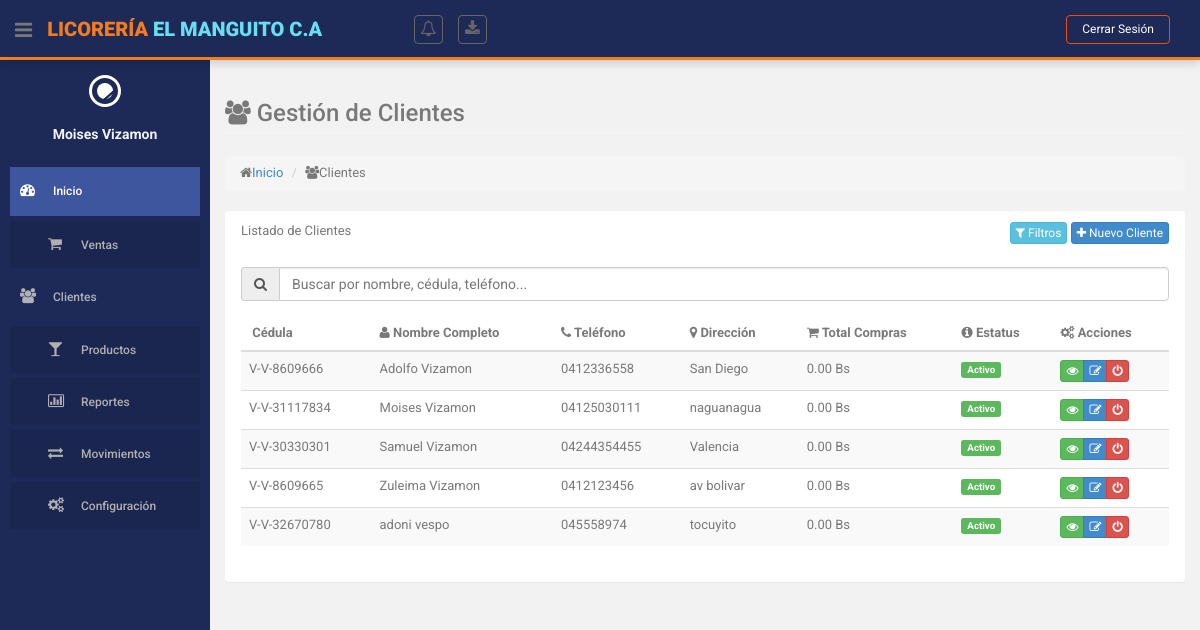
The app's page /index.php?action=clientes (signed in), older data.
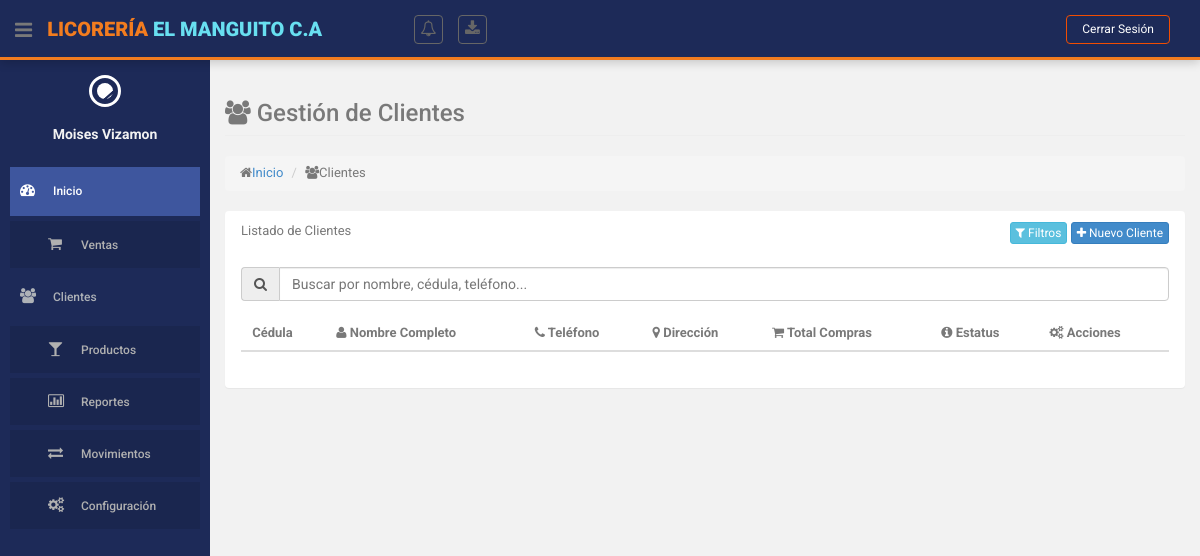
The same page, newer data.
### tables this page shows
CREATE TABLE `clientes` (
  `cedula` varchar(15) NOT NULL,
  `id_simbolo_cedula` int(11) DEFAULT 1,
  `nombres` varchar(255) NOT NULL,
  `apellidos` varchar(255) NOT NULL,
  `telefono` varchar(15) NOT NULL,
  `direccion` varchar(255) DEFAULT 'Sin especificar',
  `id_estatus` int(11) NOT NULL
);

CREATE TABLE `simbolos_cedula` (
  `id` int(11) NOT NULL,
  `nombre` varchar(2) NOT NULL COMMENT 'Símbolo (V, E, G, J)'
);

CREATE TABLE `estatus` (
  `id` int(11) NOT NULL,
  `nombre` varchar(50) NOT NULL
);

### controllers/ClienteController.php (called while the page is built, shortened)
<?php
class ClienteController
{
    private $model;
    public function __construct()
    {
        require_once ROOT_PATH . 'models/ClienteModel.php';
        $this->model = new ClienteModel();
    }
    private function loadView($view, $data = [])
    {
        try {
            extract($data);
            require_once ROOT_PATH . 'views/layouts/header.php';
            require_once ROOT_PATH . 'views/' . $view . '.php';
            require_once ROOT_PATH . 'views/layouts/footer.php';
        } catch (Exception $e) {
            ob_end_clean();
            error_log("Error al cargar la vista: " . $e->getMessage());
            $_SESSION['error'] = [
                'title' => 'Error',
                'text' => 'Error al cargar la página. Por favor, intente nuevamente.',
                'icon' => 'error'
            ];
            $this->redirect('dashboard');
        }
    }
    public function index()
    {
        try {
            $pagina = isset($_GET['pagina']) ? (int)$_GET['pagina'] : 1;
            $porPagina = isset($_GET['por_pagina']) ? (int)$_GET['por_pagina'] : 10;
            $filtros = [];
            if (isset($_GET['busqueda']) && trim($_GET['busqueda']) !== '') {
                $filtros['busqueda'] = trim($_GET['busqueda']);
            } else {
                $filtros['busqueda'] = null;
            }
            if (isset($_GET['estatus']) && trim($_GET['estatus']) !== '') {
                $filtros['estatus'] = trim($_GET['estatus']);
            } else {
                $filtros['estatus'] = null;
            }
            if (isset($_GET['compras']) && trim($_GET['compras']) !== '') {
                $filtros['compras'] = trim($_GET['compras']);
            } else {
                $filtros['compras'] = null;
            }
            $resultado = $this->model->obtenerTodosClientes($pagina, $porPagina, $filtros);
            $this->loadView('clientes/index', [
                'clientes' => $resultado['data'],
                'total' => $resultado['total'],
                'pagina_actual' => $resultado['pagina_actual'],
                'por_pagina' => $resultado['por_pagina'],
                'total_paginas' => $resultado['total_paginas'],
                'filtros_activos' => $filtros,
                'pageTitle' => 'Gestión de Clientes',
                'user_rol' => $_SESSION['user_rol'] ?? null
            ]);
        } catch (Exception $e) {
            if (isset($_GET['ajax'])) {
                header('Content-Type: application/json');
                http_response_code(500);
                echo json_encode(['error' => 'Error al cargar la lista de clientes']);
                exit;
            }
            error_log("Error en index: " . $e->getMessage());
            $_SESSION['error'] = [
                'title' => 'Error',
                'text' => 'Error al cargar la lista de clientes. Por favor, intente nuevamente.',
                'icon' => 'error'
            ];
            $this->redirect('dashboard');
        }
    }
}

### index.php (called while the page is built, shortened)
<?php
require_once ROOT_PATH . 'config/database.php';
require_once ROOT_PATH . 'controllers/ClienteController.php';
$action = $_GET['action'] ?? 'login';
try {
    switch ($action) {
        case 'clientes':
            $controller = new ClienteController();
            $method = $_GET['method'] ?? 'index';
            $param = $_GET['cedula'] ?? null;
            if ($method === 'crear' || $method === 'guardar') {
                $controller->$method();
            } elseif ($method === 'editar' || $method === 'actualizar' || $method === 'mostrar' || $method === 'cambiarEstado') {
                $controller->$method($param);
            } else {
                $controller->index();
            }
            break;
    }
} catch (Exception $e) {
    error_log('Error en la aplicación: ' . $e->getMessage());
    header("Location: " . BASE_URL . "index.php?action=login");
    exit();
}

### models/ClienteModel.php (called while the page is built, shortened)
<?php
class ClienteModel
{
    private $db;
    public function __construct()
    {
        require_once ROOT_PATH . 'config/database.php';
        $database = new Database();
        $this->db = $database->getConnection();
    }
    public function obtenerTodosClientes($pagina = 1, $porPagina = 10, $filtros = [])
    {
        try {
            $baseQuery = "FROM clientes c
                         JOIN estatus e ON c.id_estatus = e.id
                         JOIN simbolos_cedula sc ON c.id_simbolo_cedula = sc.id";
            $whereConditions = [];
            $params = [];
            $whereClause = !empty($whereConditions) ? " WHERE " . implode(' AND ', $whereConditions) : "";
            $queryTotal = "SELECT COUNT(*) as total " . $baseQuery . $whereClause;
            $stmtTotal = $this->db->prepare($queryTotal);
            $stmtTotal->execute();
            $total = $stmtTotal->fetch(PDO::FETCH_ASSOC)['total'];
            $offset = ($pagina - 1) * $porPagina;
            $query = "SELECT c.*, e.nombre as estatus, sc.nombre as nombre_simbolo,
                      COALESCE((SELECT SUM(v.monto_total) FROM ventas v WHERE v.cedula_cliente = c.cedula AND v.id_estatus = 1), 0) as total_ventas
                      " . $baseQuery . $whereClause . "
                      ORDER BY c.nombres, c.apellidos
                      LIMIT ? OFFSET ?";
            $stmt = $this->db->prepare($query);
            $paramCount = count($params);
            $stmt->bindValue($paramCount + 1, $porPagina, PDO::PARAM_INT);
            $stmt->bindValue($paramCount + 2, $offset, PDO::PARAM_INT);
            $stmt->execute();
            $result = $stmt->fetchAll(PDO::FETCH_ASSOC);
            return [
                'data' => $result,
                'total' => $total,
                'pagina_actual' => $pagina,
                'por_pagina' => $porPagina,
                'total_paginas' => ceil($total / $porPagina)
            ];
        } catch (PDOException $e) {
            $this->errors[] = "Error de base de datos: " . $e->getMessage();
            error_log("Error en obtenerTodosClientes: " . $e->getMessage());
            return false;
        } catch (Exception $e) {
            $this->errors[] = $e->getMessage();
            error_log("Error en obtenerTodosClientes: " . $e->getMessage());
            return false;
        }
    }
}

### config/database.php (called while the page is built, shortened)
<?php
class Database {
    private $host = "localhost";
    private $db_name = "licoreria";
    private $username = "root";
    private $password = "";
    public function getConnection() {
        $this->conn = null;
        try {
            $this->conn = new PDO(
                "mysql:host=" . $this->host . ";dbname=" . $this->db_name,
                $this->username,
                $this->password
            );
            $this->conn->setAttribute(PDO::ATTR_ERRMODE, PDO::ERRMODE_EXCEPTION);
        } catch(PDOException $e) {
            error_log('Error de conexión: ' . $e->getMessage());
        }
        return $this->conn;
    }
}
?>

### views/clientes/index.php (the view, shortened to what the rows shown need)
<section id="main-content">
    <section class="wrapper">
        <div class="row">
            <div class="col-lg-12">
                <section class="panel">
                    <div class="panel-body">
                        <table id="tablaClientes" class="table table-striped table-advance table-hover">
                            <thead>
                                <tr>
                                    <th><i class="fa fa-id-card"></i> Cédula</th>
                                    <th><i class="fa fa-user"></i> Nombre Completo</th>
                                    <th><i class="fa fa-phone"></i> Teléfono</th>
                                    <th><i class="fa fa-map-marker"></i> Dirección</th>
                                    <th><i class="fa fa-shopping-cart"></i> Total Compras</th>
                                    <th><i class="fa fa-info-circle"></i> Estatus</th>
                                    <th><i class="fa fa-cogs"></i> Acciones</th>
                                </tr>
                            </thead>
                            <tbody>
                                <?php foreach ($clientes as $cliente): ?>
                                    <tr>
                                        <td><?= $cliente['nombre_simbolo'] . '-' . $cliente['cedula'] ?></td>
                                        <td><?= $cliente['nombres'] . ' ' . $cliente['apellidos'] ?></td>
                                        <td><?= $cliente['telefono'] ?></td>
                                        <td><?= $cliente['direccion'] ?></td>
                                        <td><?= number_format($cliente['total_ventas'] ?? 0, 2) ?> Bs</td>
                                        <td>
                                            <span class="label label-<?= $cliente['id_estatus'] == 1 ? 'success' : 'danger' ?>">
                                                <?= $cliente['estatus'] ?>
                                            </span>
                                        </td>
                                        <td>
                                            <div class="btn-group">
                                                <a href="<?= BASE_URL ?>index.php?action=clientes&method=mostrar&cedula=<?= $cliente['cedula'] ?>"
                                                   class="btn btn-success btn-xs" title="Ver detalles">
                                                    <i class="fa fa-eye"></i>
                                                </a>
                                                <?php if ($_SESSION['user_rol'] != 2): ?>
                                                <a href="<?= BASE_URL ?>index.php?action=clientes&method=editar&cedula=<?= $cliente['cedula'] ?>"
                                                   class="btn btn-primary btn-xs" title="Editar">
                                                    <i class="fa fa-edit"></i>
                                                </a>
                                                    <button class="btn btn-<?= $cliente['id_estatus'] == 1 ? 'danger' : 'success' ?> btn-xs cambiar-estado"
                                                            title="<?= $cliente['id_estatus'] == 1 ? 'Desactivar' : 'Activar' ?>"
                                                            data-cedula="<?= $cliente['cedula'] ?>">
                                                        <i class="fa fa-power-off"></i>
                                                    </button>
                                                 <?php endif; ?>
                                            </div>
                                        </td>
                                    </tr>
                                <?php endforeach; ?>
                            </tbody>
                        </table>
                    </div>
                </section>
            </div>
        </div>
    </section>
</section>

Row changes from the older to the newer data that the page shows:
removed clientes: id_simbolo_cedula.nombre "V", cedula "V-8609666", nombres "Adolfo", apellidos "Vizamon", telefono "0412336558", direccion "San Diego", total_ventas "0.00", id_estatus.nombre "Activo"
removed clientes: id_simbolo_cedula.nombre "V", cedula "V-31117834", nombres "Moises", apellidos "Vizamon", telefono "04125030111", direccion "naguanagua", total_ventas "0.00", id_estatus.nombre "Activo"
removed clientes: id_simbolo_cedula.nombre "V", cedula "V-30330301", nombres "Samuel", apellidos "Vizamon", telefono "04244354455", direccion "Valencia", total_ventas "0.00", id_estatus.nombre "Activo"
removed clientes: id_simbolo_cedula.nombre "V", cedula "V-8609665", nombres "Zuleima", apellidos "Vizamon", telefono "0412123456", direccion "av bolivar", total_ventas "0.00", id_estatus.nombre "Activo"
removed clientes: id_simbolo_cedula.nombre "V", cedula "V-32670780", nombres "adoni", apellidos "vespo", telefono "045558974", direccion "tocuyito", total_ventas "0.00", id_estatus.nombre "Activo"
